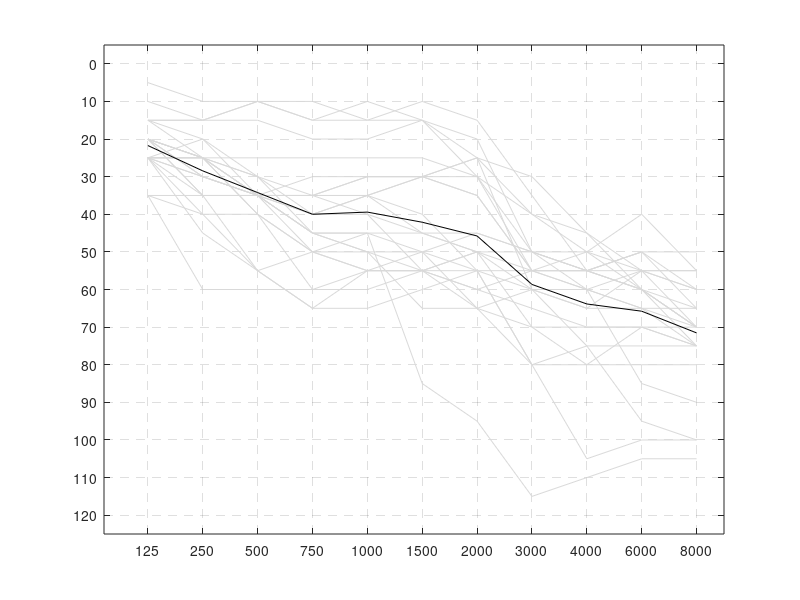

Source code (MATLAB): (Note: this script raises an error after producing the figure.)
%%%%%
%
% Data analsis from Christiansen and Dau, 2012
%
%%%%%%

Subject_IDs = {'HI1','HI2','HI3','HI4','HI5','HI6','HI7','HI8','HI9','HI10','HI11','HI12','HI13'};

% Audiograms:

audG_L=[10 15 10 15 15 15 25 60 65 65 65 ;...
    20 30 35 35 35 45 50 60 65 55 55;...
    15 15 15 20 20 15 20 50 55 60 70 ;...
    15 25 40 50 45 50 45 50 55 50 65 ;...
    20 25 35 30 30 30 25 30 45 60 70 ;...
    20 35 55 65 65 60 55 55 60 65 70;...
    15 20 35 45 50 50 55 60 60 65 75;... 
    35 35 35 40 35 30 35 55 55 60 65;... 
    25 25 35 45 50 55 65 80 105 100 100;... % Considered outlier
    25 25 25 25 25 25 30 40 45 55 55;...
    20 25 30 40 40 55 50 50 60 85 90;... 
    25 40 55 50 55 55 55 80 80 70 75;... % Considered outlier
    25 35 35 45 45 45 50 70 80 80 80];

audG_R=[5 10 10 15 10 15 30 55 55 60 75;...
    20 35 35 35 40 45 45 50 55 50 50;...
    15 15 10 10 15 10 15 35 55 50 60;...
    20 25 40 60 60 55 60 55 50 40 55;...
    20 30 35 35 30 30 25 40 50 60 70;...
    25 45 55 65 55 55 50 55 60 55 70;...
    20 25 35 50 55 55 60 65 70 70 70;...
    25 30 35 40 35 30 30 50 50 55 60;...
    25 20 30 45 45 85 95 115 110 105 105;... % Considered outlier
    25 25 30 35 30 30 35 55 55 55 60;...
    35 40 40 50 50 65 65 60 75 95 100;...
    35 60 60 60 55 50 65 70 70 70 75;... % Considered outlier
    25 30 35 35 35 40 55 80 75 75 75];


freq=[125 250 500 750 1000 1500 2000 3000 4000 6000 8000];

%% Averaging 

% Remove outliers 
% audG_L([9, 12], :)= [];
% 
% audG_R([9, 12], :)= [];


% BE- selection

BE = min(audG_L, audG_R);

% Average audiogram

BE_ave = mean(BE);

both_ears = [audG_L; audG_R];

%% Ploting

figure,

plot(1:11, -audG_L', 'color', [0.85 0.85 0.85]);
hold on
plot(1:11, -audG_R', 'color', [0.85 0.85 0.85]);
hold on
plot(1:11, -mean(both_ears), 'color', 'k');

 set(gca,'xTick',1:11 ,'xTickLabel',freq,...
     'ytick', -120:10:0, 'yticklabel', 120:-10:0);
axis([0.2 11.5 -125 5])
grid on
set(gca,'GridLineStyle','--')
ref=refline(0, 0);
set(ref, 'color', 'k');
xlabel('Frequency (Hz)')
ylabel('Thresholds (dB HL)')

set(gca, 'fontname', 'times', 'fontsize', 12)

set(gcf,'PaperUnits','centimeters','PaperPosition',[0 0 15 12])
% print('-dpng','-r300',fullfile('figures', 'audiograms_christiansen_w_mean.png' ))
% print('-depsc','-r900',fullfile('figures', 'audiograms_christiansen_w_mean.eps' ), '-painters')

print('-dsvg','-r900',fullfile('audiograms_christiansen_w_mean.svg' ), '-painters')